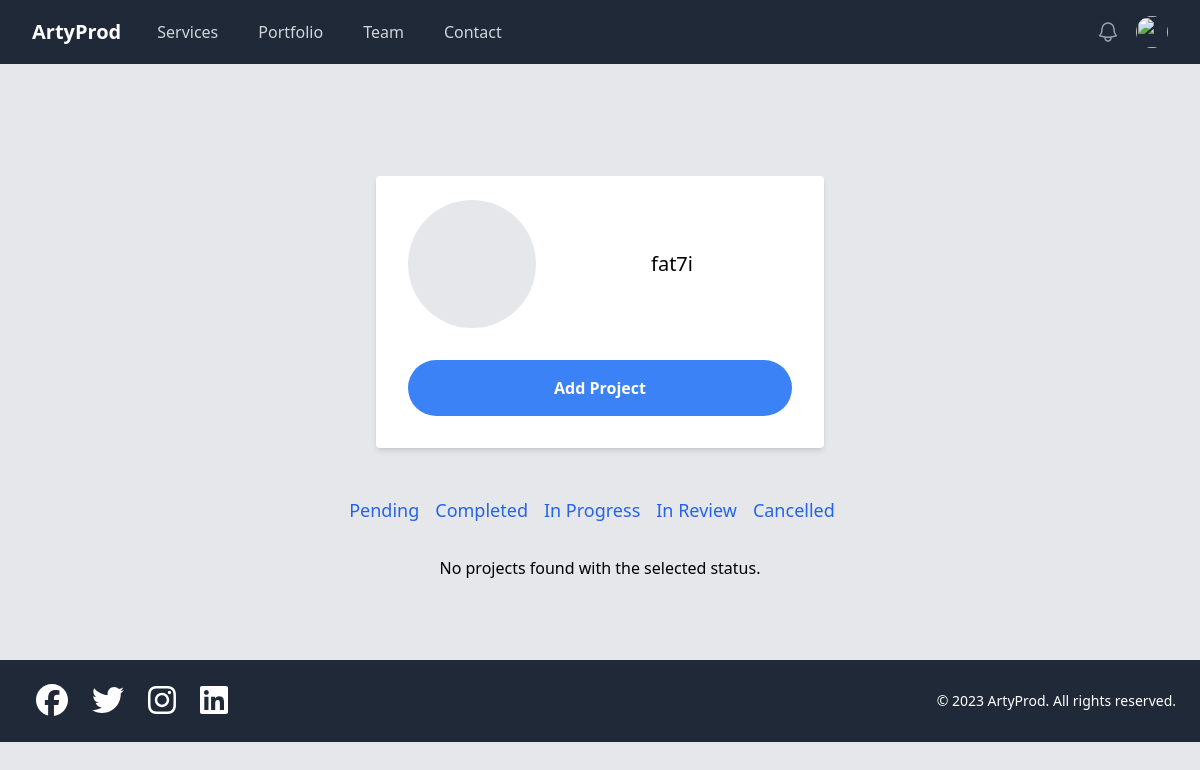
The page /profile/ (signed in) on the database as committed earlier.
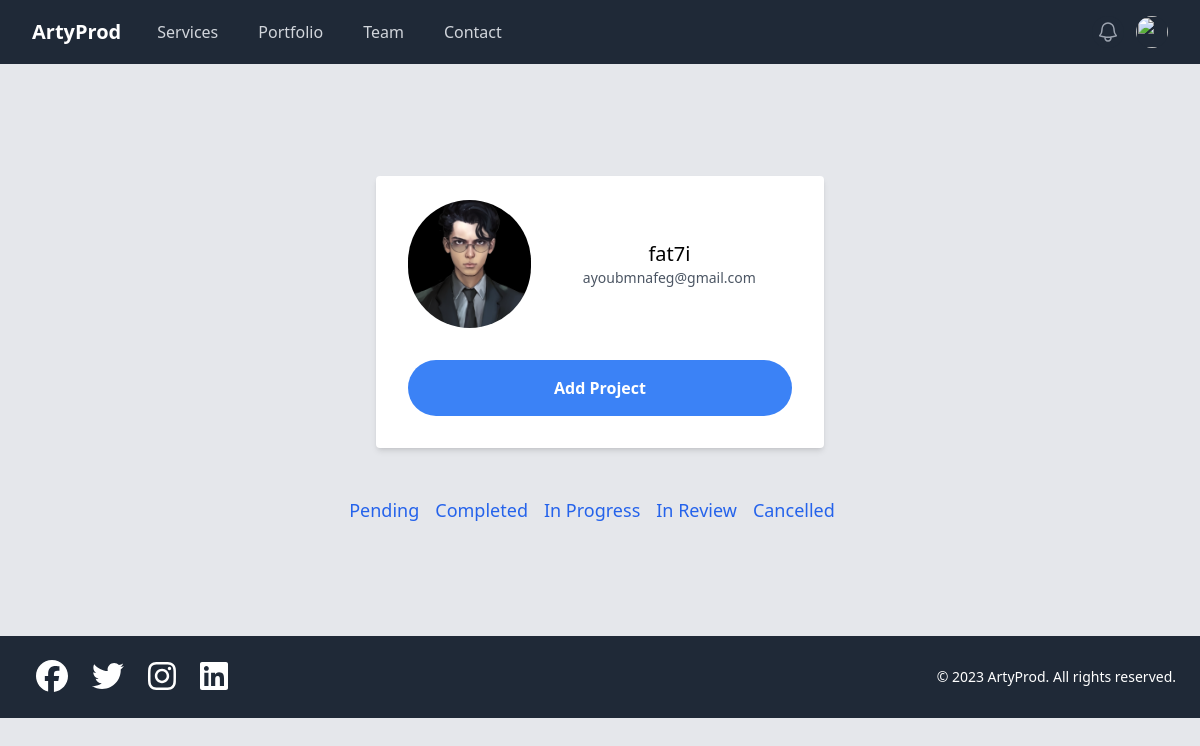
The same page on the database as committed later.
### core/models.py (models this page shows, shortened)
class Client(models.Model):
    email = models.EmailField()
    photo = models.ImageField(upload_to='media/account_pdp', blank=True, null=True)
    user = models.OneToOneField(User, on_delete=models.CASCADE)

### core/views.py (the view)
# urls.py: path('profile/', profile, name='profile'),
@login_required
def profile(request):
    client = Client.objects.get(user=request.user)
    status = request.GET.get('status', '')
    projects = Project.objects.filter(owner=client)
    context = {
        'client': client,
        'projects': projects,
        'status': status
    }
    return render(request, 'core/profile.html', context)

### core/templates/core/profile.html (shortened to what this page needs)
{% extends 'core/base.html' %}
{% block content %}
<div class="flex justify-center items-center mt-8">
    <div class="max-w-md w-full mx-auto">
      <div class="bg-white shadow-md rounded px-8 pt-6 pb-8 mb-4">
        <div class="flex justify-center items-center mb-8">
          <div class="w-1/3">
            {% if client.photo %}
              <img class="rounded-full w-32 h-32" src="{{ client.photo.url }}" alt="Profile Photo">
            {% else %}
              <div class="rounded-full w-32 h-32 bg-gray-200"></div>
            {% endif %}
          </div>
          <div class="w-2/3 ml-4 text-center">
            <h2 class="text-xl font-medium">{{ client.user.username }}</h2>
            <p class="text-gray-600 text-sm">{{ client.user.email }}</p>
          </div>
        </div>
        <div class="flex justify-center">
          <a href="{% url 'add_project' %}" class="bg-blue-500 hover:bg-blue-700 text-white font-bold py-4 px-8 rounded-full w-full max-w-md text-center focus:outline-none focus:shadow-outline">
            Add Project
          </a>
        </div>
      </div>
    </div>
  </div>
<div class="flex justify-center mt-8">
  <div class="flex items-center">
    <a href="?status=P" class="mr-4 text-lg font-medium text-blue-600 {% if status == 'P' %}font-bold{% endif %}">Pending</a>
    <a href="?status=C" class="mr-4 text-lg font-medium text-blue-600 {% if status == 'C' %}font-bold{% endif %}">Completed</a>
    <a href="?status=IP" class="mr-4 text-lg font-medium text-blue-600 {% if status == 'IP' %}font-bold{% endif %}">In Progress</a>
    <a href="?status=IR" class="mr-4 text-lg font-medium text-blue-600 {% if status == 'IR' %}font-bold{% endif %}">In Review</a>
    <a href="?status=CL" class="mr-4 text-lg font-medium text-blue-600 {% if status == 'CL' %}font-bold{% endif %}">Cancelled</a>
  </div>
</div>
<div class="flex flex-wrap justify-center mt-8">
  {% for project in projects %}
    {% if project.status == status %}
      <div class="max-w-sm rounded overflow-hidden shadow-lg m-4">
        <img class="w-full" src="{{ project.image.url }}" alt="Project Image">
        <div class="px-6 py-4">
          <div class="font-bold text-xl mb-2">{{ project.project_name }}</div>
          <p class="text-gray-700 text-base">{{ project.description }}</p>
        </div>
        <div class="px-6 py-4">
          {% for tag in project.tags.all %}
            <span class="inline-block bg-gray-200 rounded-full px-3 py-1 text-sm font-semibold text-gray-700 mr-2">{{ tag }}</span>
          {% endfor %}
        </div>
      </div>
    {% endif %}
  {% empty %}
    <p class="text-center">No projects found with the selected status.</p>
  {% endfor %}
</div>
{% endblock content %}

Rows that differ between the two databases and show on the page:
changed Client "fat7i": photo: picture added; user.email (not shown) → "ayoubmnafeg@gmail.com"
Other text that changed with them:
text no longer shown: "No projects found with the selected status."
